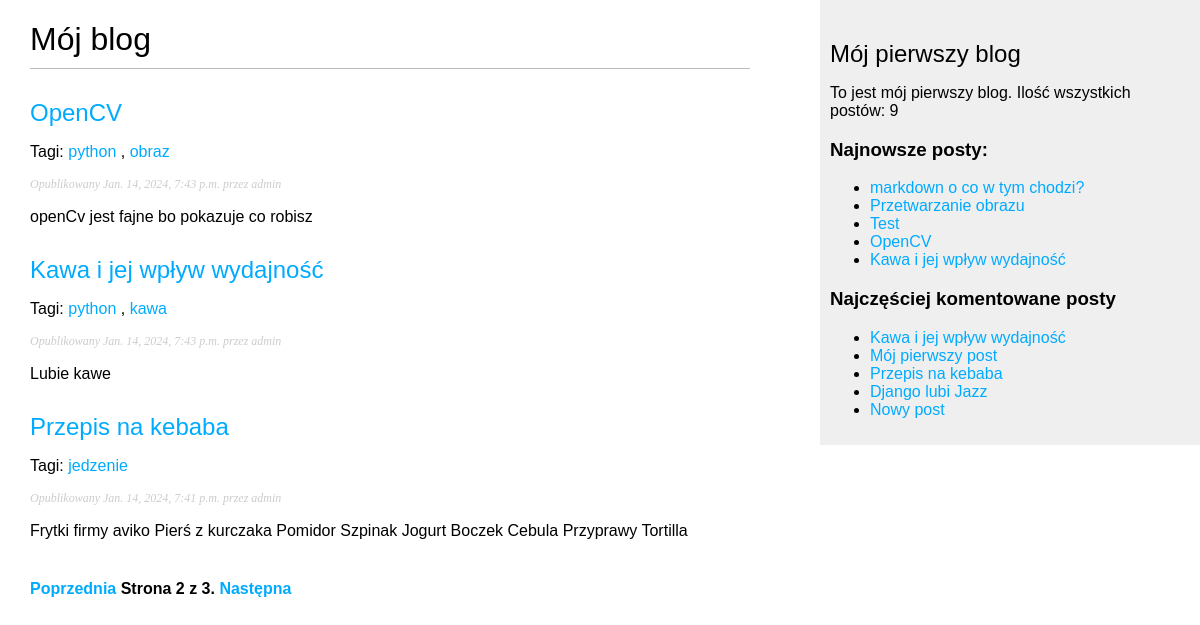
Screenshot of /blog/?page=2 with the database file from the repository.
### blog/models.py (models this page shows, shortened)
class Post(models.Model):
    class Status(models.TextChoices):
        DRAFT = 'DF', 'Roboczy'
        PUBLISHED = 'PB', 'Opublikowany'
    title = models.CharField(max_length=250)
    slug = models.SlugField(max_length=250, unique_for_date="publish")
    author = models.ForeignKey(User, on_delete=models.CASCADE, related_name='blog_post')
    body = models.TextField()
    publish = models.DateTimeField(default=timezone.now)
    created = models.DateTimeField(auto_now_add=True)
    updated = models.DateTimeField(auto_now=True)
    status = models.CharField(max_length=2, choices=Status.choices, default=Status.DRAFT)
    object = models.Manager()
    published = PublishedManager()
    tags = TaggableManager()
    class Meta:
        ordering = ['-publish']
        indexes = [
            models.Index(fields=['-publish']),
        ]
    def get_absolute_url(self):
        return reverse("blog:post_detail",
                       args=[self.publish.year, self.publish.month, self.publish.day, self.slug])

### blog/views.py (the view)
# urls.py: path("", views.post_list, name="post_list"),
def post_list(request, tag_slug=None):
    post_List = Post.published.all()
    tag = None
    if tag_slug:
        tag = get_object_or_404(Tag, slug=tag_slug)
        post_List = post_List.filter(tags__in=[tag])
    paginator = Paginator(post_List, 3)
    page_number = request.GET.get("page", 1)
    try:
        posts = paginator.page(page_number)
    except EmptyPage:
        posts = paginator.page(paginator.num_pages)
    except PageNotAnInteger:
        posts = paginator.page(1)
    return render(request, "blog/post/list.html", {"posts": posts, "tag": tag})

### blog/models.py (called while the page is built)
    def get_queryset(self):
        return super().get_queryset() \
            .filter(status=Post.Status.PUBLISHED)

### blog/templatetags/blog_tags.py (called while the page is built)
@register.simple_tag
def total_posts():
    return Post.published.count()

@register.inclusion_tag("blog/post/latest_posts.html")
def show_latest_posts(count=5):
    latest_posts = Post.published.order_by("-publish")[:count]
    return {"latest_posts" : latest_posts}

@register.simple_tag
def get_most_commented_posts(count=5):
    return Post.published.annotate(total_comments=Count("comments")
                                   ).order_by("-total_comments")[:count]

@register.filter(name="markdown")
def markdown_format(text):
    return mark_safe(markdown.markdown(text))

### blog/templates/blog/post/list.html (shortened to what this page needs)
{% extends "blog/base.html" %}
{% load blog_tags %}
{% block content %}
    <h1>Mój blog</h1>
    {% for post in posts %}
    <h2>
        <a href="{{ post.get_absolute_url }}"> {{ post.title }}</a>
    </h2>
    <p class="taggs">
        Tagi:
        {% for tag in post.tags.all %}
        <a href='{% url "blog:post_list_by_tag" tag.slug %}'>{{ tag.name }}</a>
        {% if not forloop.last %}, {% endif %}
        {% endfor %}
    </p>
    <p class="date">
        Opublikowany {{ post.publish }} przez {{ post.author }}
    </p>
    {{ post.body|markdown|truncatewords_html:30 }}
    {% endfor %}
{% include "pagination.html" with page=posts %}
{% endblock %}

### blog/templates/blog/base.html (shortened to what this page needs)
{% load blog_tags %}
{% load static %}
{{ '<' }}{{ '!DOCTYPE html>' }}
<html>
<head>
    <link href="{% static 'css/blog.css' %}" rel="stylesheet">
</head>
<body>
<div id="content">
    {% block content %}
    {% endblock %}
</div>
<div id="sidebar">
    <h2>Mój pierwszy blog</h2>
    <p>To jest mój pierwszy blog.
    Ilość wszystkich postów: {% total_posts %}
    </p>
    <h3>Najnowsze posty:</h3>
    {% show_latest_posts 5 %}
    <h3>Najczęściej komentowane posty</h3>
    {% get_most_commented_posts as most_commented_posts %}
    <ul>
        {% for post in most_commented_posts %}
        <li>
            <a href="{{ post.get_absolute_url }}">{{ post.title }}</a>
        </li>
        {% endfor %}
    </ul>
</div>
</body>
</html>

### blog/templates/blog/post/latest_posts.html
<ul>
    {% for post in latest_posts %}
    <li>
        <a href="{{ post.get_absolute_url }}">{{ post.title }}</a>
    </li>
    {% endfor %}
</ul>

### blog/static/css/blog.css (style rules this page uses)
body { margin:0; padding:0; font-family:helvetica, sans-serif; }
a { color:#00abff; text-decoration:none; }
h1 { font-weight:normal; border-bottom:1px solid #bbb; padding:0 0 10px 0; }
h2 { font-weight:normal; margin:30px 0 0; }
#content { float:left; width:60%; padding:0 0 0 30px; }
#sidebar { float:right; width:30%; padding:10px; background:#efefef; height:100%; }
p.date { color:#ccc; font-family: georgia, serif; font-size: 12px; font-style: italic; }

### rows the page displays
Post: title "OpenCV", publish "Jan. 14, 2024, 7:43 p.m.", author "admin", body "openCv jest fajne bo pokazuje co robisz"
Tag: name "python"
Tag: name "obraz"
Post: title "Kawa i jej wpływ wydajność", publish "Jan. 14, 2024, 7:43 p.m.", author "admin", body "Lubie kawe"
Tag: name "kawa"
Post: title "Przepis na kebaba", publish "Jan. 14, 2024, 7:41 p.m.", author "admin", body "Frytki firmy aviko Pierś z kurczaka Pomidor Szpinak Jogurt Boczek Cebula Przyprawy Tortilla"
Tag: name "jedzenie"
Post: title "markdown o co w tym chodzi?"
Post: title "Przetwarzanie obrazu"
Post: title "Test"
Post: title "Mój pierwszy post"
Post: title "Django lubi Jazz"
Post: title "Nowy post"

### other values shown
{{ page.number }} "2"
{{ page.paginator.num_pages }} "3"
